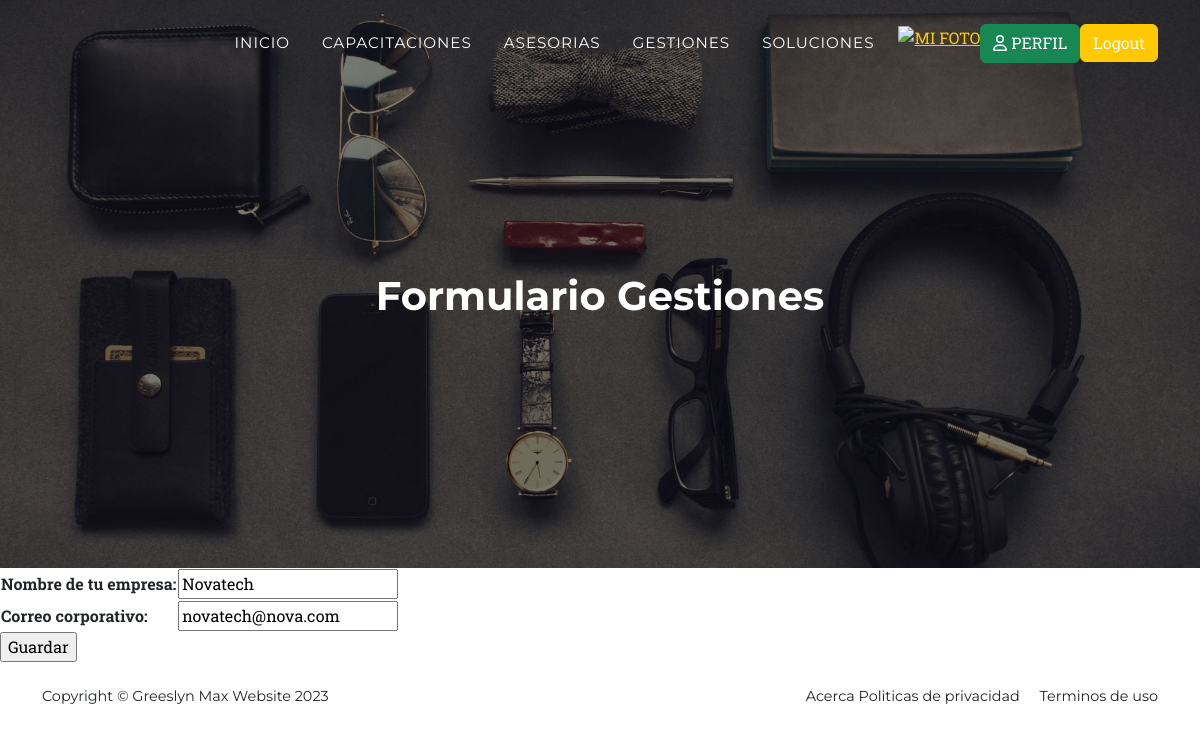
Page /gestionesUpdate/1/ (signed in) on the earlier database version.
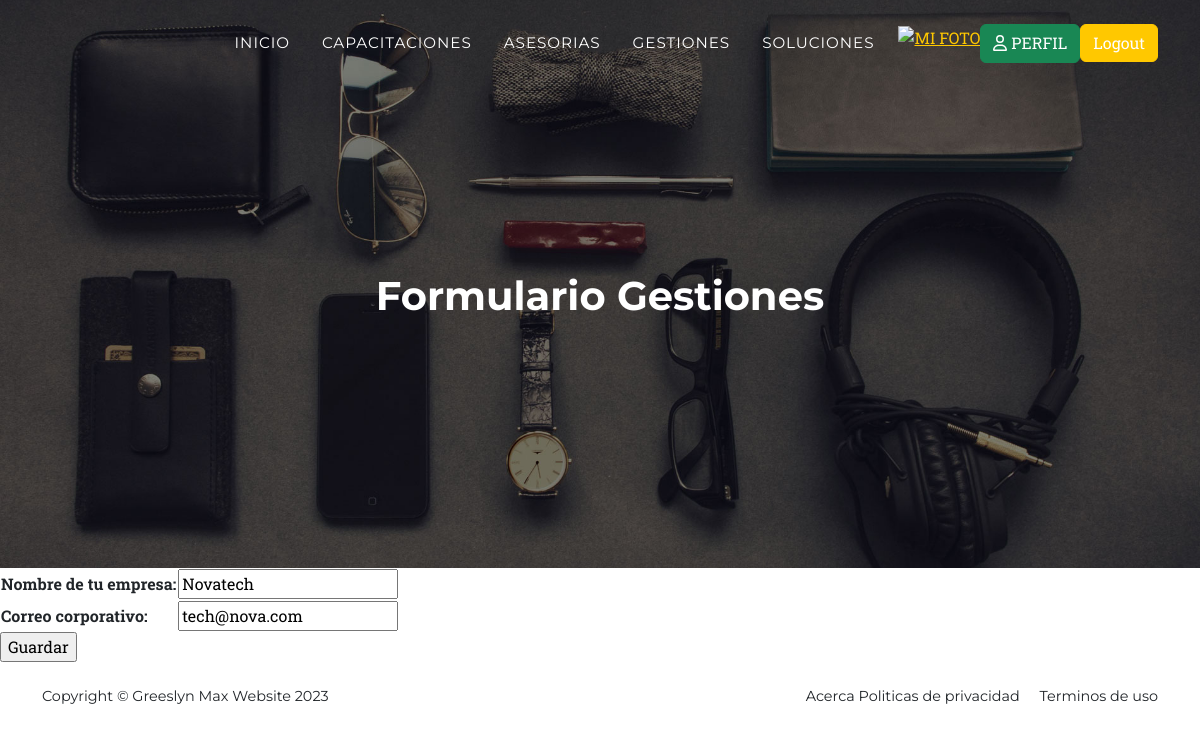
Same page on the later database version.
### entidades/models.py (models this page shows, shortened)
class Gestiones(models.Model):
    cliente = models.CharField(max_length=50)  # Nombre del cliente.
    correo_corporativo = models.EmailField()  # Correo electrónico corporativo del cliente.
    class Meta:
        verbose_name = "Gestión"  # Nombre en singular para el panel de administración.
        verbose_name_plural = "Gestiones"  # Nombre en plural para el panel de administración.
        ordering = ["cliente", "correo_corporativo"]  # Ordena los registros por 'cliente' y luego por 'correo_corporativo'.

### entidades/views.py (the view)
# urls.py: path('gestionesUpdate/<int:id_gestiones>/', gestionesUpdate, name="gestionesUpdate"),
@login_required
def gestionesUpdate(request, id_gestiones):
    gestiones = Gestiones.objects.get(id=id_gestiones)
    if request.method == "POST":
        miForm = GestionesForm(request.POST, instance=gestiones)
        if miForm.is_valid():
            miForm.save()
            contexto = {"gestiones": Gestiones.objects.all()}
            return render(request, "entidades/gestiones.html", contexto)
    else:
        miForm = GestionesForm(instance=gestiones)
    return render(request, "entidades/gestionesForm.html", {"form": miForm})

### entidades/forms.py
class GestionesForm(forms.ModelForm):
    cliente = forms.CharField(max_length=50, required=True, label="Nombre de tu empresa")
    correo_corporativo = forms.EmailField(required=True)
    class Meta:
        model = Gestiones  # Ahora Capacitaciones está importado y definido correctamente
        fields = '__all__'  # O especifica los campos que deseas incluir en el formulario

### entidades/templates/entidades/gestionesForm.html (shortened to what this page needs)
{% extends 'entidades/index.html' %}
{% block titulo %}
<h1 class="mb-5"> Formulario Gestiones </h1>
{% endblock titulo %}
{% block contenido %}
<form action=""method="post">
    <table>
        {{ form.as_table }}
    </table>
    <input type="submit" value="Guardar">
</form>
{% endblock contenido %}

Differences in the rows shown:
changed Gestiones "Novatech": correo_corporativo "novatech@nova.com" → "tech@nova.com"
